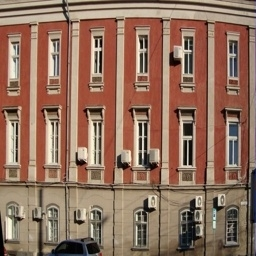
#> input picture Facades/A/train/10_A.jpg, 256 x 256 px; its folder holds only this picture in this run
$ python augment_data.py
#> lines starting #> are read from the running program, lines starting #| are printed output that depends on the picture
#> in augment_and_save, image is the input picture: shape (256, 256, 3); mean B, G, R 93.1, 111.5, 145.2
import os
import cv2
import numpy as np
import shutil

def apply_jitter(image, jitter_factor):
#> called with jitter_factor = 0.1
    height, width, _ = image.shape
#> height = 256; width = 256

    jitter_x = int(width * jitter_factor)
#> jitter_x = 25
    jitter_y = int(height * jitter_factor)
#> jitter_y = 25

    delta_x = np.random.randint(-jitter_x, jitter_x + 1)
#> delta_x = 19
    delta_y = np.random.randint(-jitter_y, jitter_y + 1)
#> delta_y = 22

    translation_matrix = np.float32([[1, 0, delta_x], [0, 1, delta_y]])
#> translation_matrix = [[1, 0, 19], [0, 1, 22]]
    jittered_image = cv2.warpAffine(image, translation_matrix, (width, height))
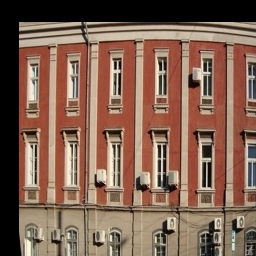
#> jittered_image: shape (256, 256, 3); mean B, G, R 81.1, 97.4, 128.2

    return jittered_image


def apply_random_noise(image, noise_factor):
#> called with noise_factor = 15
    noise = np.random.normal(0, noise_factor, image.shape)
    noisy_image = np.clip(image + noise, 0, 255).astype(np.uint8)
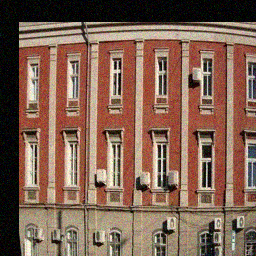
#> noisy_image: shape (256, 256, 3); mean B, G, R 81.8, 97.9, 128.7

    return noisy_image


def augment_and_save(input_folder, output_folder, jitter_factor, noise_factor):
    if os.path.exists(output_folder):
        shutil.rmtree(output_folder)

    os.makedirs(output_folder)

    for root, _, files in os.walk(os.path.join(input_folder, 'A', 'train')):
        for file in files:
            if file.lower().endswith(('.png', '.jpg', '.jpeg')):
                input_path = os.path.join(root, file)
                output_path = os.path.join(output_folder, file)

                image = cv2.imread(input_path)
                #image = cv2.flip(image, 1)  # For both A and B train: horizontal flip

                #image = apply_jitter(image, jitter_factor)
                #image = apply_random_noise(image, noise_factor)
                image = apply_jitter(image, jitter_factor)
                image = apply_random_noise(image, noise_factor)

                cv2.imwrite(output_path, image)


if __name__ == "__main__":
    input_folders = ["Dataset/Contemporary/", "Dataset/Edwardian", "Dataset/Georgian"]

    for input_folder in input_folders:
        copied_folder = os.path.join(input_folder, 'A', 'train_copy')

        if not os.path.exists(copied_folder):
            #os.makedirs(copied_folder)
            shutil.copytree(os.path.join(input_folder, 'A', 'train'), copied_folder)

        output_folder = os.path.join(input_folder, 'A', 'train_aug')
        jitter_factor = 0.1
        noise_factor = 15

        augment_and_save(input_folder, output_folder, jitter_factor, noise_factor)
